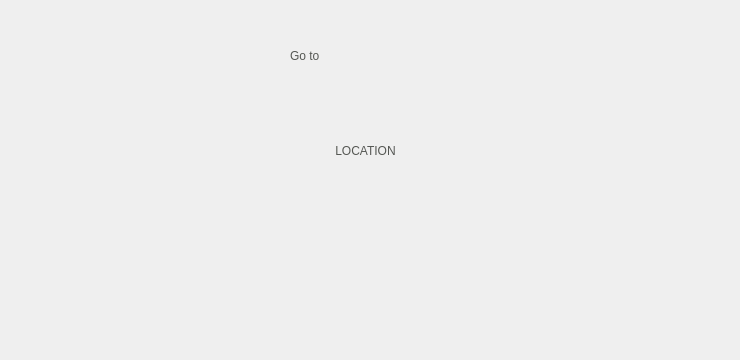
  <widget class="QWidget" name="CONFIRM_DEST">
   <property name="styleSheet">
    <string notr="true">font: 20 &quot;montserrat&quot;;
color: rgb(85, 87, 83);</string>
   </property>
   <widget class="QLabel" name="destination_label">
    <property name="geometry">
     <rect>
      <x>0</x>
      <y>110</y>
      <width>731</width>
      <height>81</height>
     </rect>
    </property>
    <property name="styleSheet">
     <string notr="true">font: 20 40pt &quot;montserrat&quot;;
color: rgb(85, 87, 83);</string>
    </property>
    <property name="text">
     <string>LOCATION</string>
    </property>
    <property name="alignment">
     <set>Qt::AlignCenter</set>
    </property>
   </widget>
   <widget class="QPushButton" name="yes_go">
    <property name="geometry">
     <rect>
      <x>390</x>
      <y>240</y>
      <width>121</width>
      <height>111</height>
     </rect>
    </property>
    <property name="text">
     <string/>
    </property>
    <property name="icon">
     <iconset>
      <normaloff>icons/greentick.png</normaloff>icons/greentick.png</iconset>
    </property>
    <property name="iconSize">
     <size>
      <width>150</width>
      <height>150</height>
     </size>
    </property>
    <property name="flat">
     <bool>true</bool>
    </property>
   </widget>
   <widget class="QPushButton" name="not_correct">
    <property name="geometry">
     <rect>
      <x>190</x>
      <y>240</y>
      <width>131</width>
      <height>111</height>
     </rect>
    </property>
    <property name="text">
     <string/>
    </property>
    <property name="icon">
     <iconset>
      <normaloff>icons/cross-flat.png</normaloff>icons/cross-flat.png</iconset>
    </property>
    <property name="iconSize">
     <size>
      <width>107</width>
      <height>107</height>
     </size>
    </property>
    <property name="flat">
     <bool>true</bool>
    </property>
   </widget>
   <widget class="QLabel" name="label">
    <property name="geometry">
     <rect>
      <x>290</x>
      <y>30</y>
      <width>141</width>
      <height>51</height>
     </rect>
    </property>
    <property name="styleSheet">
     <string notr="true">font: 20 36pt &quot;montserrat&quot;;
color: rgb(85, 87, 83);</string>
    </property>
    <property name="text">
     <string>Go to</string>
    </property>
   </widget>
   <widget class="QPushButton" name="info_6">
    <property name="geometry">
     <rect>
      <x>670</x>
      <y>0</y>
      <width>51</width>
      <height>81</height>
     </rect>
    </property>
    <property name="text">
     <string/>
    </property>
    <property name="icon">
     <iconset>
      <normaloff>icons/question.png</normaloff>icons/question.png</iconset>
    </property>
    <property name="iconSize">
     <size>
      <width>65</width>
      <height>65</height>
     </size>
    </property>
    <property name="flat">
     <bool>true</bool>
    </property>
   </widget>
   <widget class="QPushButton" name="back_to_prev">
    <property name="geometry">
     <rect>
      <x>0</x>
      <y>0</y>
      <width>81</width>
      <height>71</height>
     </rect>
    </property>
    <property name="autoFillBackground">
     <bool>false</bool>
    </property>
    <property name="styleSheet">
     <string notr="true"/>
    </property>
    <property name="text">
     <string/>
    </property>
    <property name="icon">
     <iconset>
      <normaloff>icons/backblue.png</normaloff>icons/backblue.png</iconset>
    </property>
    <property name="iconSize">
     <size>
      <width>60</width>
      <height>60</height>
     </size>
    </property>
    <property name="flat">
     <bool>true</bool>
    </property>
   </widget>
  </widget>
